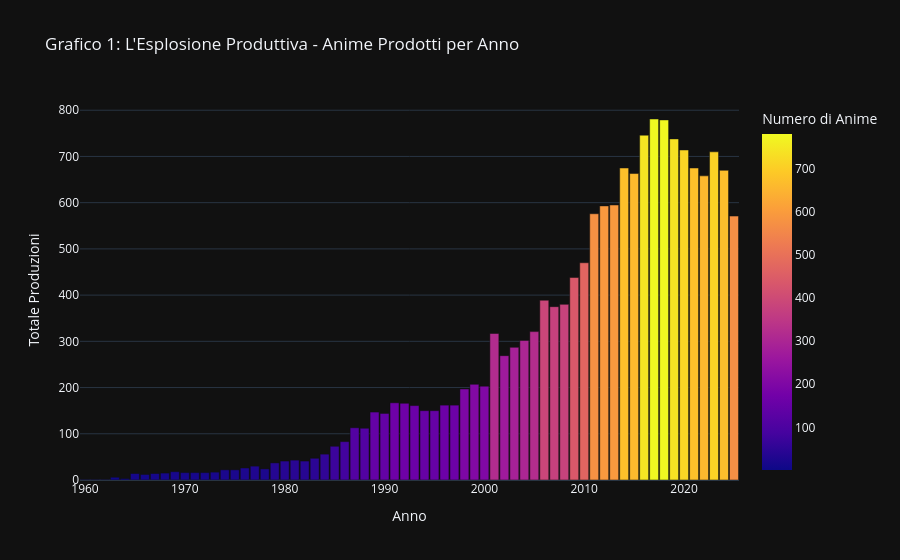

Here is the notebook cell this chart was saved with:
### Markdown cell above
## Capitolo 1: Storia della Produzione 📈
Prima di misurare la *durata* delle vite, contiamo le *nascite*. L'animazione giapponese è passata da prodezza artigianale a industria di massa. 
Osservando il numero di nuove serie lanciate ogni anno, possiamo tracciare le "Golden Age" e l'eventuale saturazione del mercato odierno. Siamo di fronte a una bolla produttiva?

### Code cell
# Grafico 1: Evoluzione Temporale del Numero di Produzioni
# Contiamo semplicemente quante opere sono iniziate in ogni anno
production_counts = df['start_year'].value_counts().sort_index().reset_index()
production_counts.columns = ['start_year', 'count']

# Filtriamo per rimuovere anni con dati sporchi o troppo futuri (es. range 1960-2025)
production_counts = production_counts[
    (production_counts['start_year'] >= 1960) & 
    (production_counts['start_year'] <= 2025)
]

fig1 = px.bar(production_counts, x='start_year', y='count',
              title='Grafico 1: L\'Esplosione Produttiva - Anime Prodotti per Anno',
              labels={'start_year': 'Anno di Inizio', 'count': 'Numero di Anime'},
              # 'Plasma' o 'Turbo' garantiscono che anche i valori bassi siano luminosi e visibili su sfondo scuro
              color='count', color_continuous_scale='Plasma',
              template='plotly_dark')

fig1.update_layout(xaxis_title="Anno", yaxis_title="Totale Produzioni", bargap=0.1)
fig1.show()

### Figure 1 — Plotly figure (JSON) as saved in the notebook; plotly's stock layout.template omitted (floating-point values rounded to 4 significant figures)
{"data": [{"hovertemplate": "Anno di Inizio=%{x}<br>Numero di Anime=%{marker.color}<extra></extra>", "legendgroup": "", "marker": {"color": [1, 1, 1, 6, 3, 14, 12, 14, 15, 18, 16, 16, 16, 17, 22, 22, 26, 30, 24, 37, 41, 43, 41, 47, 56, 73, 83, 113, 112, 147, 144, 167, 166, 161, 150, 150, 162, 162, 197, 207, 203, 317, 269, 287, 302, 321, 389, 375, 380, 438, 470, 576, 593, 595, 675, 663, 746, 781, 779, 738, 714, 675, 658, 710, 670, 571], "coloraxis": "coloraxis", "pattern": {"shape": ""}}, "name": "", "orientation": "v", "showlegend": false, "textposition": "auto", "type": "bar", "x": [1960.0, 1961.0, 1962.0, 1963.0, 1964.0, 1965.0, 1966.0, 1967.0, 1968.0, 1969.0, 1970.0, 1971.0, 1972.0, 1973.0, 1974.0, 1975.0, 1976.0, 1977.0, 1978.0, 1979.0, 1980.0, 1981.0, 1982.0, 1983.0, 1984.0, 1985.0, 1986.0, 1987.0, 1988.0, 1989.0, 1990.0, 1991.0, 1992.0, 1993.0, 1994.0, 1995.0, 1996.0, 1997.0, 1998.0, 1999.0, 2000.0, 2001.0, 2002.0, 2003.0, 2004.0, 2005.0, 2006.0, 2007.0, 2008.0, 2009.0, 2010.0, 2011.0, 2012.0, 2013.0, 2014.0, 2015.0, 2016.0, 2017.0, 2018.0, 2019.0, 2020.0, 2021.0, 2022.0, 2023.0, 2024.0, 2025.0], "xaxis": "x", "y": [1, 1, 1, 6, 3, 14, 12, 14, 15, 18, 16, 16, 16, 17, 22, 22, 26, 30, 24, 37, 41, 43, 41, 47, 56, 73, 83, 113, 112, 147, 144, 167, 166, 161, 150, 150, 162, 162, 197, 207, 203, 317, 269, 287, 302, 321, 389, 375, 380, 438, 470, 576, 593, 595, 675, 663, 746, 781, 779, 738, 714, 675, 658, 710, 670, 571], "yaxis": "y"}], "layout": {"bargap": 0.1, "barmode": "relative", "coloraxis": {"colorbar": {"title": {"text": "Numero di Anime"}}, "colorscale": [[0, "#0d0887"], [0.1111, "#46039f"], [0.2222, "#7201a8"], [0.3333, "#9c179e"], [0.4444, "#bd3786"], [0.5556, "#d8576b"], [0.6667, "#ed7953"], [0.7778, "#fb9f3a"], [0.8889, "#fdca26"], [1, "#f0f921"]]}, "legend": {"tracegroupgap": 0}, "title": {"text": "Grafico 1: L'Esplosione Produttiva - Anime Prodotti per Anno"}, "xaxis": {"anchor": "y", "domain": [0, 1], "title": {"text": "Anno"}}, "yaxis": {"anchor": "x", "domain": [0, 1], "title": {"text": "Totale Produzioni"}}}}
